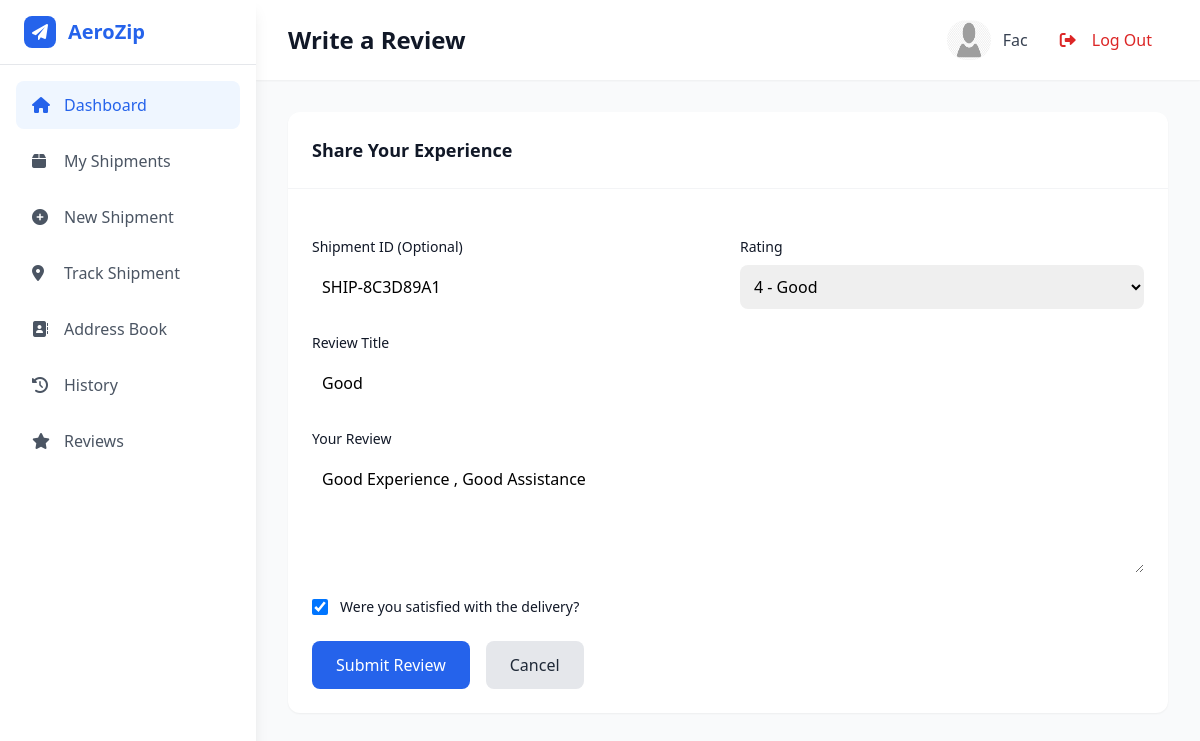
Screenshot of /reviews/edit/1/ (signed in) with the database file from the repository.
### main/models.py (models this page shows, shortened)
class CustomUser(AbstractBaseUser,PermissionsMixin):
    name=models.CharField(max_length=200)
    email=models.EmailField(unique=True)
    phone=models.PositiveIntegerField()
    is_active=models.BooleanField(default=True)
    is_staff=models.BooleanField(default=False)
    is_superuser=models.BooleanField(default=False)
    is_company=models.BooleanField(default=False)
    is_verified = models.BooleanField(default=False)
    objects = CustomUserManager()
    USERNAME_FIELD = 'email'
    REQUIRED_FIELDS = ['name','phone']

class Review(models.Model):
    RATING_CHOICES = [
        (1, '1 - Poor'),
        (2, '2 - Below Average'),
        (3, '3 - Average'),
        (4, '4 - Good'),
        (5, '5 - Excellent'),
    ]
    user = models.ForeignKey(CustomUser, on_delete=models.CASCADE, related_name='reviews')
    shipment_id = models.CharField(max_length=20, blank=True, null=True)
    rating = models.IntegerField(choices=RATING_CHOICES, validators=[MinValueValidator(1), MaxValueValidator(5)])
    title = models.CharField(max_length=100)
    comment = models.TextField()
    delivery_satisfaction = models.BooleanField(default=True)
    created_at = models.DateTimeField(auto_now_add=True)
    updated_at = models.DateTimeField(auto_now=True)
    class Meta:
        ordering = ['-created_at']

### users/views.py (the view)
# urls.py: path('reviews/edit/<int:review_id>/', edit_review, name='edit_review'),
@login_required
def edit_review(request, review_id):
    review = get_object_or_404(Review, id=review_id, user=request.user)
    if request.method == 'POST':
        form = ReviewForm(request.POST, instance=review)
        if form.is_valid():
            form.save()
            messages.success(request, 'Your review has been updated successfully!')
            return redirect('review_list')
    else:
        form = ReviewForm(instance=review)
    return render(request, 'edit_review.html', {'form': form, 'review': review})

### main/forms.py
class ReviewForm(forms.ModelForm):
    class Meta:
        model = Review
        fields = ['shipment_id', 'rating', 'title', 'comment', 'delivery_satisfaction']
        widgets = {
            'shipment_id': forms.TextInput(attrs={'class': 'rounded-lg border-gray-300 focus:ring-blue-500 focus:border-blue-500 block w-full p-2.5'}),
            'rating': forms.Select(attrs={'class': 'rounded-lg border-gray-300 focus:ring-blue-500 focus:border-blue-500 block w-full p-2.5'}),
            'title': forms.TextInput(attrs={'class': 'rounded-lg border-gray-300 focus:ring-blue-500 focus:border-blue-500 block w-full p-2.5'}),
            'comment': forms.Textarea(attrs={'class': 'rounded-lg border-gray-300 focus:ring-blue-500 focus:border-blue-500 block w-full p-2.5', 'rows': 4}),
            'delivery_satisfaction': forms.CheckboxInput(attrs={'class': 'w-4 h-4 text-blue-600 bg-gray-100 rounded border-gray-300 focus:ring-blue-500'})
        }
        labels = {
            'shipment_id': 'Shipment ID (Optional)',
            'delivery_satisfaction': 'Were you satisfied with the delivery?'
        }

### users/templates/edit_review.html (shortened to what this page needs)
{% extends 'user_home.html' %}
{% load static %}
{% block content %}
<header class="bg-white shadow-sm">
    <div class="flex items-center justify-between px-8 py-4">
        <div class="flex items-center space-x-4">
            <h1 class="text-2xl font-bold text-gray-900">Write a Review</h1>
        </div>
        <div class="flex items-center space-x-4">
            <div class="flex items-center space-x-3">
                <img src="{% static 'images/profile.png' %}" alt="Profile" class="w-11 h-10 rounded-full">
                <span class="text-gray-700">{{ request.user.name }}</span>
            </div>
            <a href="{% url 'logout' %}" class="flex items-center px-4 py-3 text-red-600 hover:bg-gray-50 rounded-lg">
                <i class="fas fa-sign-out-alt w-5"></i>
                <span class="ml-3">Log Out</span>
            </a>
        </div>
    </div>
</header>
<div class="p-8">
    <div class="bg-white rounded-xl shadow-sm mb-8">
        <div class="p-6 border-b border-gray-100">
            <h2 class="text-lg font-bold text-gray-900">Share Your Experience</h2>
        </div>
        <div class="p-6">
            <form method="post" class="space-y-6">
                <div class="grid grid-cols-1 md:grid-cols-2 gap-6">
                    <div>
                        <label for="{{ form.shipment_id.id_for_label }}" class="block mb-2 text-sm font-medium text-gray-900">{{ form.shipment_id.label }}</label>
                        {{ form.shipment_id }}
                    </div>
                    <div>
                        <label for="{{ form.rating.id_for_label }}" class="block mb-2 text-sm font-medium text-gray-900">Rating</label>
                        {{ form.rating }}
                    </div>
                </div>
                <div>
                    <label for="{{ form.title.id_for_label }}" class="block mb-2 text-sm font-medium text-gray-900">Review Title</label>
                    {{ form.title }}
                </div>
                <div>
                    <label for="{{ form.comment.id_for_label }}" class="block mb-2 text-sm font-medium text-gray-900">Your Review</label>
                    {{ form.comment }}
                </div>
                <div class="flex items-start">
                    <div class="flex items-center h-5">
                        {{ form.delivery_satisfaction }}
                    </div>
                    <div class="ml-3 text-sm">
                        <label for="{{ form.delivery_satisfaction.id_for_label }}" class="font-medium text-gray-900">{{ form.delivery_satisfaction.label }}</label>
                    </div>
                </div>
                <div class="flex space-x-4">
                    <button type="submit" class="bg-blue-600 text-white px-6 py-3 rounded-lg hover:bg-blue-700 transition-colors">
                        Submit Review
                    </button>
                    <a href="{% url 'review_list' %}" class="bg-gray-200 text-gray-800 px-6 py-3 rounded-lg hover:bg-gray-300 transition-colors">
                        Cancel
                    </a>
                </div>
            </form>
        </div>
    </div>
</div>
{% endblock %}

### rows the page displays
CustomUser: user.name "Fac"
Review: shipment_id "SHIP-8C3D89A1", rating "4 - Good", title "Good", comment "Good Experience , Good Assistance", delivery_satisfaction "☑"
